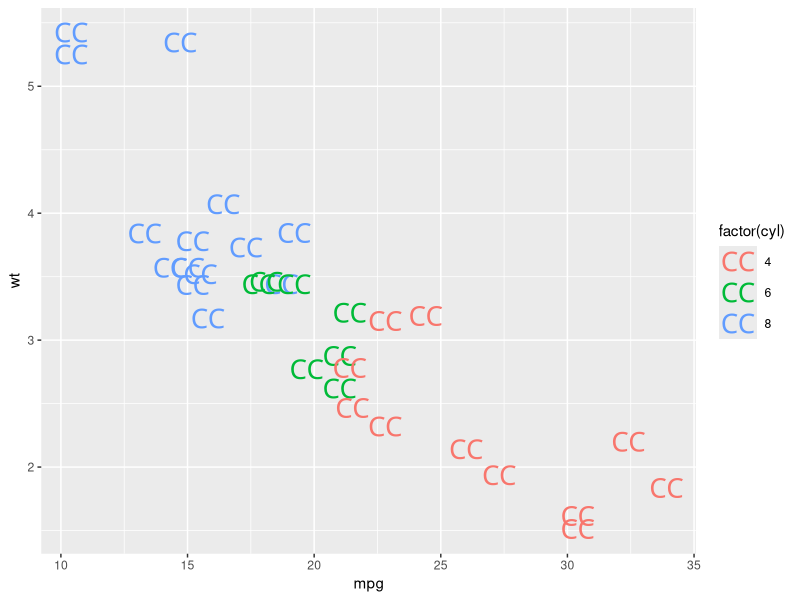
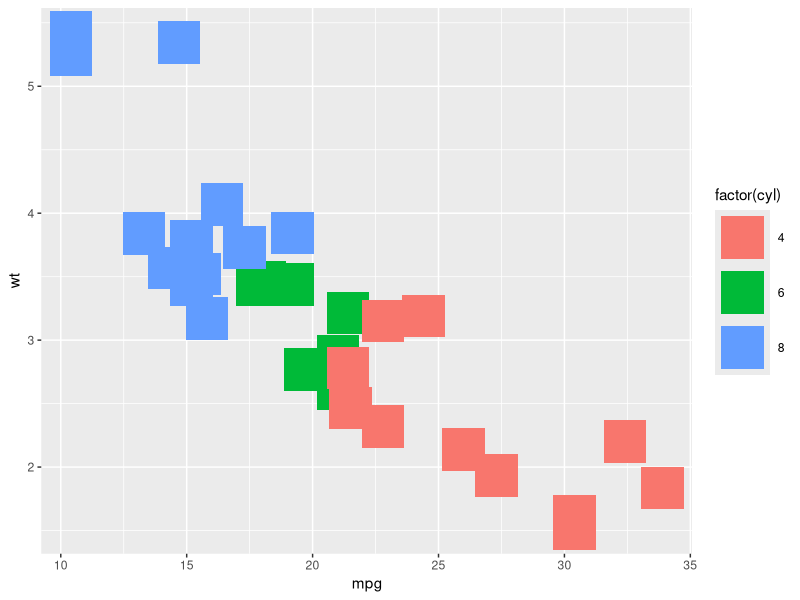

Source code (R) for these figures, in order:
library(ggplot2)
ggplot (mtcars)  +  
  geom_text( aes ( mpg , wt , colour = factor ( cyl )), 
             label =  "CC" , 
             family =  "Symbols" , 
             size =  7)

ggplot (mtcars)  +  
  geom_point( aes ( mpg , wt , colour = factor ( cyl )), 
             size =  14, shape="square")
